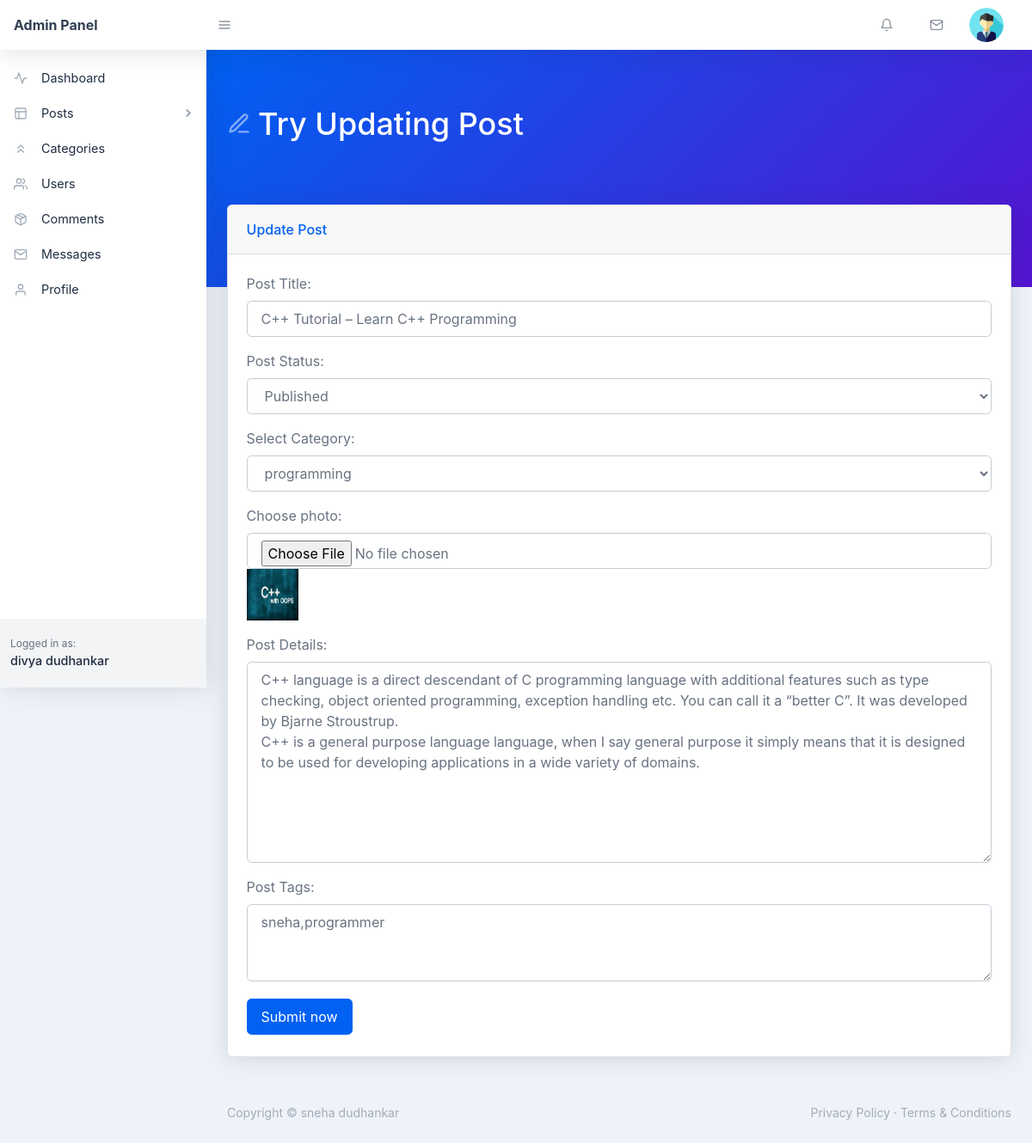
Page /backend/edit-post.php?post_id=1 (signed in) on the committed database.
### tables this page shows
CREATE TABLE `users` (
  `user_id` int(11) NOT NULL,
  `user_name` varchar(255) NOT NULL,
  `user_nickname` varchar(255) NOT NULL,
  `user_email` varchar(255) NOT NULL,
  `user_password` varchar(255) NOT NULL,
  `user_photo` text NOT NULL,
  `registered_on` varchar(255) NOT NULL,
  `user_role` varchar(255) NOT NULL DEFAULT 'Subscriber'
);

CREATE TABLE `posts` (
  `post_category_id` int(11) NOT NULL,
  `post_id` int(11) NOT NULL,
  `post_title` varchar(255) NOT NULL,
  `post_detail` text NOT NULL,
  `post_category` varchar(255) NOT NULL,
  `post_image` text NOT NULL,
  `post_date` date NOT NULL,
  `post_status` varchar(255) NOT NULL DEFAULT 'Published',
  `post_author` varchar(255) NOT NULL,
  `post_views` int(11) NOT NULL DEFAULT 0,
  `post_comment_count` int(11) NOT NULL DEFAULT 0,
  `post_tags` text NOT NULL
);

CREATE TABLE `categories` (
  `category_id` int(11) NOT NULL,
  `category_name` varchar(255) NOT NULL,
  `category_total_posts` int(11) NOT NULL,
  `total_posts_views` int(11) NOT NULL,
  `category_status` varchar(11) NOT NULL DEFAULT 'Published',
  `created_on` date NOT NULL,
  `created_by` varchar(155) NOT NULL
);

### backend/edit-post.php (the view, shortened to what this page needs)
<?php require_once('./includes/header.php'); ?>
    <body class="nav-fixed">
        <?php require_once('./includes/top-navbar.php'); ?>
        <div id="layoutSidenav">
            <div id="layoutSidenav_nav">
                <?php
                    $curr_page = basename(__FILE__);
                    require_once("./includes/left-sidebar.php");
                ?>
            </div>
            <div id="layoutSidenav_content">
                <main>
                    <div class="page-header pb-10 page-header-dark bg-gradient-primary-to-secondary">
                        <div class="container-fluid">
                            <div class="page-header-content">
                                <h1 class="page-header-title">
                                    <div class="page-header-icon"><i data-feather="edit-3"></i></div>
                                    <span>Try Updating Post</span>
                                </h1>
                            </div>
                        </div>
                    </div>
                    <?php
                        if(isset($_GET['post_id'])) {
                            $post_id = $_GET['post_id'];
                            $sql = "SELECT * FROM posts WHERE post_id = :id";
                            $stmt = $pdo->prepare($sql);
                            $stmt->execute([
                                ':id' => $post_id
                            ]);
                            $post = $stmt->fetch(PDO::FETCH_ASSOC);
                            $post_title = $post['post_title'];
                            $post_status = $post['post_status'];
                            $post_category_id = $post['post_category_id'];
                            $post_photo = $post['post_image'];
                            $post_detail = $post['post_detail'];
                            $post_tags = $post['post_tags'];
                        }
                    ?>
                    <div class="container-fluid mt-n10">
                        <div class="card mb-4">
                            <div class="card-header">Update Post</div>
                            <div class="card-body">
                                <form action="edit-post.php?post_id=<?php echo $_GET['post_id'] ?>" method="POST" enctype="multipart/form-data">
                                    <div class="form-group">
                                        <label for="post-title">Post Title:</label>
                                        <input name="post-title" value="<?php echo $post_title; ?>" class="form-control" id="post-title" type="text" placeholder="Post title ..." />
                                    </div>
                                    <div class="form-group">
                                        <label for="post-status">Post Status:</label>
                                        <select name="post-status" class="form-control" id="post-status">
                                            <option value="Published" <?php echo $post_status == "Published"?"selected":""; ?>>Published</option>
                                        </select>
                                    </div>
                                    <div class="form-group">
                                        <label for="select-category">Select Category:</label>
                                        <select name="post-category" class="form-control" id="select-category">
                                            <?php
                                                $sql = "SELECT * FROM categories WHERE category_status = :status";
                                                $stmt = $pdo->prepare($sql);
                                                $stmt->execute([
                                                    ':status' => 'Published'
                                                ]);
                                                while($cats = $stmt->fetch(PDO::FETCH_ASSOC)) { ?>
                                                    <option value="<?php echo $cats['category_id']; ?>" <?php echo $cats['category_id']==$post_category_id?"selected":""; ?>>
                                                        <?php echo $cats['category_name']; ?>
                                                    </option>
                                               <?php }
                                            ?>
                                        </select>
                                    </div>
                                    <div class="form-group">
                                        <label for="post-title">Choose photo:</label>
                                        <input name="post-photo" class="form-control" id="post-title" type="file" />
                                        <img src="../img/<?php echo $post_photo; ?>" height="60" width="60" />
                                    </div>
                                    <div class="form-group">
                                        <label for="post-content">Post Details:</label>
                                        <textarea name="post-detail" class="form-control" placeholder="Type here..." id="post-content" rows="9"><?php echo $post_detail; ?></textarea>
                                    </div>
                                    <div class="form-group">
                                        <label for="post-tags">Post Tags:</label>
                                        <textarea name="post-tags" class="form-control" placeholder="Tags..." id="post-tags" rows="3"><?php echo $post_tags; ?></textarea>
                                    </div>
                                    <button name="update" class="btn btn-primary mr-2 my-1" type="submit">Submit now</button>
                                </form>
                            </div>
                        </div>
                    </div>
                </main>
<?php require_once('./includes/footer.php'); ?>

### backend/includes/top-navbar.php (shortened to what this page needs)
<nav class="topnav navbar navbar-expand shadow navbar-light bg-white" id="sidenavAccordion">
    <a class="navbar-brand d-none d-sm-block" href="index.php">Admin Panel</a><button class="btn btn-icon btn-transparent-dark order-1 order-lg-0 mr-lg-2" id="sidebarToggle" href="#"><i data-feather="menu"></i></button>
    <ul class="navbar-nav align-items-center ml-auto">
        <li class="nav-item dropdown no-caret mr-3 dropdown-notifications">
            <a class="btn btn-icon btn-transparent-dark dropdown-toggle" id="navbarDropdownAlerts" href="comments.php" role="button" data-toggle="dropdown" aria-haspopup="true" aria-expanded="false">
                <i data-feather="bell"></i>
            </a>
        </li>
        <li class="nav-item dropdown no-caret mr-3 dropdown-notifications">
            <a class="btn btn-icon btn-transparent-dark dropdown-toggle" id="navbarDropdownMessages" href="#" role="button" data-toggle="dropdown" aria-haspopup="true" aria-expanded="false">
                <i data-feather="mail"></i>
            </a>
        </li>
        <?php
            if(isset($_COOKIE['_uid_'])) {
                $user_id = base64_decode($_COOKIE['_uid_']);
            } else if(isset($_SESSION['user_id'])) {
                $user_id = $_SESSION['user_id'];
            } else {
                $user_id = -1;
            }
            $sql = "SELECT * FROM users WHERE user_id = :id";
            $stmt = $pdo->prepare($sql);
            $stmt->execute([
                ':id' => $user_id
            ]);
            $user = $stmt->fetch(PDO::FETCH_ASSOC);
            $user_photo = $user['user_photo'];
        ?>
        <li class="nav-item dropdown no-caret mr-3 dropdown-user">
            <a class="btn btn-icon btn-transparent-dark dropdown-toggle" id="navbarDropdownUserImage" href="javascript:void(0);" role="button" data-toggle="dropdown" aria-haspopup="true" aria-expanded="false"><img class="img-fluid" src="./assets/img/<?php echo $user_photo; ?>"/></a>
        </li>
    </ul>
</nav>

### backend/includes/left-sidebar.php (shortened to what this page needs)
<nav class="sidenav shadow-right sidenav-light">
    <div class="sidenav-menu">
        <div class="nav accordion" id="accordionSidenav">
            <?php
                if($curr_page == 'index.php') { ?>
                    <a class="nav-link collapsed pt-4 active" href="index.php">
                        <div class="nav-link-icon"><i data-feather="activity"></i></div>
                        Dashboard
                    </a>
                <?php } else { ?>
                    <a class="nav-link collapsed pt-4" href="index.php">
                        <div class="nav-link-icon"><i data-feather="activity"></i></div>
                        Dashboard
                    </a>
                <?php }
            ?>
            <?php
                if($curr_page == "all-posts.php" || $curr_page == 'new-page.php') { ?>
                    <a class="nav-link" href="javascript:void(0);" data-toggle="collapse" data-target="#collapseLayouts" aria-expanded="true" aria-controls="collapseLayouts"><div class="nav-link-icon"><i data-feather="layout"></i></div>
                        Posts
                        <div class="sidenav-collapse-arrow"><i class="fas fa-angle-down"></i></div>
                    </a>
                    <div class="collapse show" id="collapseLayouts" data-parent="#accordionSidenav">
                        <nav class="sidenav-menu-nested nav accordion" id="accordionSidenavLayout">
                            <a class="nav-link" href="all-post.php">All Posts</a>
                            <a class="nav-link" href="add-new.php">Add New Post</a>
                        </nav>
                    </div>
               <?php } else { ?>
                    <a class="nav-link collapsed" href="javascript:void(0);" data-toggle="collapse" data-target="#collapseLayouts" aria-expanded="false" aria-controls="collapseLayouts"><div class="nav-link-icon"><i data-feather="layout"></i></div>
                        Posts
                        <div class="sidenav-collapse-arrow"><i class="fas fa-angle-down"></i></div>
                    </a>
               <?php }
            ?>
            <?php
                if($curr_page == 'new-category.php' || $curr_page == 'categories.php' || $curr_page == 'edit-category.php') { ?>
                    <a class="nav-link active" href="categories.php" ><div class="nav-link-icon"><i data-feather="chevrons-up"></i></div>
                        Categories
                    </a>
               <?php } else { ?>
                    <a class="nav-link" href="categories.php" ><div class="nav-link-icon"><i data-feather="chevrons-up"></i></div>
                        Categories
                    </a>
               <?php }
            ?>
            <?php
                if($curr_page == 'user-update.php' || $curr_page == 'new-user.php' || $curr_page == 'users.php') { ?>
                    <a class="nav-link active" href="users.php" ><div class="nav-link-icon"><i data-feather="users"></i></div>
                        Users
                    </a>
                <?php } else { ?>
                    <a class="nav-link" href="users.php" ><div class="nav-link-icon"><i data-feather="users"></i></div>
                        Users
                    </a>
                <?php }
            ?>
            <a class="nav-link" href="comments.php" ><div class="nav-link-icon"><i data-feather="package"></i></div>
                Comments
            </a>
            <?php
                if($curr_page == 'messages.php' || $curr_page == 'reply.php') { ?>
                    <a class="nav-link active" href="messages.php" ><div class="nav-link-icon"><i data-feather="mail"></i></div>
                        Messages
                    </a>
               <?php } else { ?>
                    <a class="nav-link" href="messages.php" ><div class="nav-link-icon"><i data-feather="mail"></i></div>
                        Messages
                    </a>
              <?php }
            ?>
            <a class="nav-link" href="profile.php" ><div class="nav-link-icon"><i data-feather="user"></i></div>
                Profile
            </a>
        </div>
    </div>
    <div class="sidenav-footer">
        <div class="sidenav-footer-content">
            <div class="sidenav-footer-subtitle">Logged in as:</div>
            <?php
                if(isset($_COOKIE['_uid_'])) {
                    $user_id = base64_decode($_COOKIE['_uid_']);
                } else if(isset($_SESSION['user_id'])) {
                    $user_id = $_SESSION['user_id'];
                } else {
                    $user_id = -1;
                }
                $sql = "SELECT * FROM users WHERE user_id = :id";
                $stmt = $pdo->prepare($sql);
                $stmt->execute([
                    ':id' => $user_id
                ]);
                $user = $stmt->fetch(PDO::FETCH_ASSOC);
                $user_name = $user['user_name'];
            ?>
            <div class="sidenav-footer-title"><?php echo $user_name; ?></div>
        </div>
    </div>
</nav>

### rows in the picture
users: user_photo (placeholder picture), user_name "divya dudhankar"
posts: post-title "C++ Tutorial – Learn C++ Programming", post-status "Published", post-category "programming", post_image (picture), post-detail "C++ language is a direct descendant of C programming language with additional features such as type checking, object oriented programming, exception handling etc. You can call it a “better C”. It was developed by Bjarne Stroustrup. C++ is a general purpose language language, when I say general purpose it simply means that it is designed to be used for developing applications in a wide variety of domains.", post-tags "sneha,programmer"
